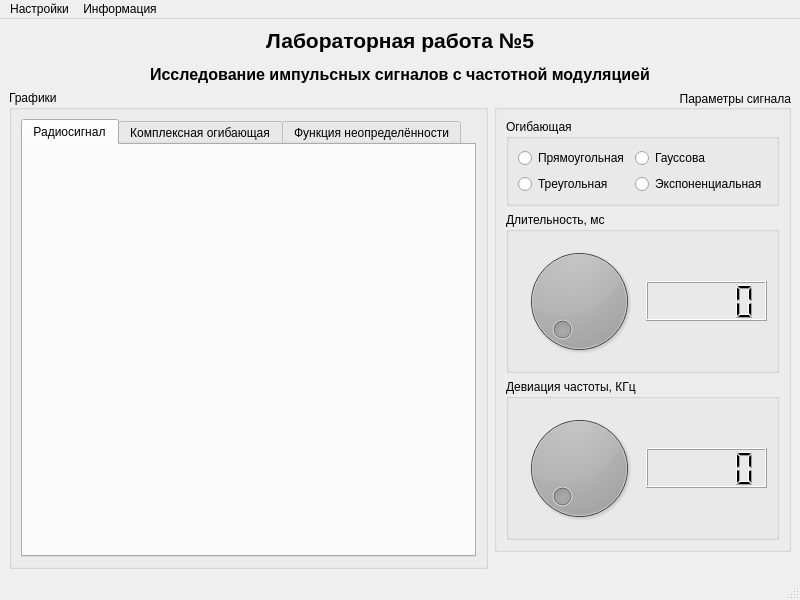
<?xml version="1.0" encoding="UTF-8"?>
<ui version="4.0">
 <class>mainLabWindow</class>
 <widget class="QMainWindow" name="mainLabWindow">
  <property name="geometry">
   <rect>
    <x>0</x>
    <y>0</y>
    <width>800</width>
    <height>600</height>
   </rect>
  </property>
  <property name="sizePolicy">
   <sizepolicy hsizetype="Expanding" vsizetype="Expanding">
    <horstretch>0</horstretch>
    <verstretch>0</verstretch>
   </sizepolicy>
  </property>
  <property name="minimumSize">
   <size>
    <width>800</width>
    <height>600</height>
   </size>
  </property>
  <property name="windowTitle">
   <string>Исследование импульсных сигналов с частотной модуляцией</string>
  </property>
  <widget class="QWidget" name="mainLabWidget">
   <layout class="QVBoxLayout" name="verticalLayout">
    <item>
     <widget class="QLabel" name="titleLab">
      <property name="text">
       <string>&lt;html&gt;&lt;head/&gt;&lt;body&gt;&lt;p align=&quot;center&quot;&gt;&lt;span style=&quot; font-size:16pt; font-weight:600;&quot;&gt;Лабораторная работа №5&lt;/span&gt;&lt;/p&gt;&lt;p align=&quot;center&quot;&gt;&lt;span style=&quot; font-size:12pt; font-weight:600;&quot;&gt;Исследование импульсных сигналов с частотной модуляцией&lt;/span&gt;&lt;/p&gt;&lt;/body&gt;&lt;/html&gt;</string>
      </property>
      <property name="alignment">
       <set>Qt::AlignCenter</set>
      </property>
     </widget>
    </item>
    <item>
     <layout class="QHBoxLayout" name="workHorizontalLayout">
      <item>
       <layout class="QVBoxLayout" name="graphLayout">
        <item>
         <widget class="QGroupBox" name="graphGroupBox">
          <property name="title">
           <string>Графики</string>
          </property>
          <layout class="QVBoxLayout" name="verticalLayout_5">
           <item>
            <layout class="QVBoxLayout" name="graphLayouts">
             <item>
              <widget class="QTabWidget" name="graphTabWidget">
               <property name="currentIndex">
                <number>0</number>
               </property>
               <widget class="QWidget" name="signalTab">
                <attribute name="title">
                 <string>Радиосигнал</string>
                </attribute>
                <layout class="QGridLayout" name="gridLayout_2">
                 <item row="0" column="0">
                  <layout class="QGridLayout" name="signalGridLayout">
                   <item row="0" column="0">
                    <widget class="MplWidget" name="instFreqGraph" native="true">
                     <property name="styleSheet">
                      <string notr="true"/>
                     </property>
                    </widget>
                   </item>
                   <item row="0" column="1">
                    <spacer name="signalHorSpacer1">
                     <property name="orientation">
                      <enum>Qt::Horizontal</enum>
                     </property>
                     <property name="sizeType">
                      <enum>QSizePolicy::Fixed</enum>
                     </property>
                     <property name="sizeHint" stdset="0">
                      <size>
                       <width>5</width>
                       <height>20</height>
                      </size>
                     </property>
                    </spacer>
                   </item>
                   <item row="0" column="2">
                    <widget class="MplWidget" name="instPhaseGraph" native="true">
                     <property name="styleSheet">
                      <string notr="true"/>
                     </property>
                    </widget>
                   </item>
                   <item row="2" column="1">
                    <spacer name="signalHorSpacer2">
                     <property name="orientation">
                      <enum>Qt::Horizontal</enum>
                     </property>
                     <property name="sizeType">
                      <enum>QSizePolicy::Fixed</enum>
                     </property>
                     <property name="sizeHint" stdset="0">
                      <size>
                       <width>5</width>
                       <height>20</height>
                      </size>
                     </property>
                    </spacer>
                   </item>
                   <item row="1" column="2">
                    <spacer name="signalVerSpacer2">
                     <property name="orientation">
                      <enum>Qt::Vertical</enum>
                     </property>
                     <property name="sizeType">
                      <enum>QSizePolicy::Fixed</enum>
                     </property>
                     <property name="sizeHint" stdset="0">
                      <size>
                       <width>20</width>
                       <height>5</height>
                      </size>
                     </property>
                    </spacer>
                   </item>
                   <item row="2" column="2">
                    <widget class="MplWidget" name="signalGraph" native="true">
                     <property name="styleSheet">
                      <string notr="true"/>
                     </property>
                    </widget>
                   </item>
                   <item row="1" column="0">
                    <spacer name="signalVerSpacer1">
                     <property name="orientation">
                      <enum>Qt::Vertical</enum>
                     </property>
                     <property name="sizeType">
                      <enum>QSizePolicy::Fixed</enum>
                     </property>
                     <property name="sizeHint" stdset="0">
                      <size>
                       <width>20</width>
                       <height>5</height>
                      </size>
                     </property>
                    </spacer>
                   </item>
                   <item row="2" column="0">
                    <widget class="MplWidget" name="envelopeGraph" native="true">
                     <property name="autoFillBackground">
                      <bool>false</bool>
                     </property>
                     <property name="styleSheet">
                      <string notr="true"/>
                     </property>
                    </widget>
                   </item>
                  </layout>
                 </item>
                </layout>
               </widget>
               <widget class="QWidget" name="envelopeTab">
                <attribute name="title">
                 <string>Комплексная огибающая</string>
                </attribute>
                <layout class="QVBoxLayout" name="verticalLayout_15">
                 <item>
                  <layout class="QVBoxLayout" name="envelopeVertLayouts">
                   <item>
                    <widget class="MplWidget" name="ampRangeGraph" native="true"/>
                   </item>
                   <item>
                    <spacer name="envelopeVertSpacer">
                     <property name="orientation">
                      <enum>Qt::Vertical</enum>
                     </property>
                     <property name="sizeType">
                      <enum>QSizePolicy::Fixed</enum>
                     </property>
                     <property name="sizeHint" stdset="0">
                      <size>
                       <width>20</width>
                       <height>5</height>
                      </size>
                     </property>
                    </spacer>
                   </item>
                   <item>
                    <widget class="MplWidget" name="autoCorrelationGraph" native="true"/>
                   </item>
                  </layout>
                 </item>
                </layout>
               </widget>
               <widget class="QWidget" name="ambiguityTab">
                <attribute name="title">
                 <string>Функция неопределённости</string>
                </attribute>
                <layout class="QVBoxLayout" name="verticalLayout_17">
                 <item>
                  <layout class="QVBoxLayout" name="ambigutyLayout">
                   <item>
                    <layout class="QVBoxLayout" name="ambigutyLayout3D">
                     <item>
                      <widget class="MplWidget" name="ambigutyGraph3D" native="true"/>
                     </item>
                    </layout>
                   </item>
                   <item>
                    <spacer name="ambVertSpacer">
                     <property name="orientation">
                      <enum>Qt::Vertical</enum>
                     </property>
                     <property name="sizeType">
                      <enum>QSizePolicy::Fixed</enum>
                     </property>
                     <property name="sizeHint" stdset="0">
                      <size>
                       <width>20</width>
                       <height>5</height>
                      </size>
                     </property>
                    </spacer>
                   </item>
                   <item>
                    <layout class="QGridLayout" name="projectionLayouts">
                     <item row="0" column="0">
                      <widget class="MplWidget" name="tauProjectionGraph" native="true"/>
                     </item>
                     <item row="0" column="2">
                      <widget class="MplWidget" name="freqProjectionGraph" native="true"/>
                     </item>
                     <item row="0" column="1">
                      <spacer name="projectionHorSpacer">
                       <property name="orientation">
                        <enum>Qt::Horizontal</enum>
                       </property>
                       <property name="sizeType">
                        <enum>QSizePolicy::Fixed</enum>
                       </property>
                       <property name="sizeHint" stdset="0">
                        <size>
                         <width>5</width>
                         <height>20</height>
                        </size>
                       </property>
                      </spacer>
                     </item>
                    </layout>
                   </item>
                  </layout>
                 </item>
                </layout>
               </widget>
              </widget>
             </item>
            </layout>
           </item>
          </layout>
         </widget>
        </item>
       </layout>
      </item>
      <item>
       <layout class="QVBoxLayout" name="settingLayout">
        <item>
         <widget class="QGroupBox" name="settingGroupBox">
          <property name="sizePolicy">
           <sizepolicy hsizetype="Minimum" vsizetype="Minimum">
            <horstretch>0</horstretch>
            <verstretch>0</verstretch>
           </sizepolicy>
          </property>
          <property name="font">
           <font>
            <weight>50</weight>
            <bold>false</bold>
           </font>
          </property>
          <property name="title">
           <string>Параметры сигнала</string>
          </property>
          <property name="alignment">
           <set>Qt::AlignRight|Qt::AlignTrailing|Qt::AlignVCenter</set>
          </property>
          <layout class="QVBoxLayout" name="verticalLayout_7">
           <item>
            <layout class="QVBoxLayout" name="settingBoxLayout">
             <item>
              <widget class="QGroupBox" name="envelopeSetBox">
               <property name="sizePolicy">
                <sizepolicy hsizetype="Minimum" vsizetype="Minimum">
                 <horstretch>0</horstretch>
                 <verstretch>0</verstretch>
                </sizepolicy>
               </property>
               <property name="title">
                <string>Огибающая</string>
               </property>
               <layout class="QVBoxLayout" name="verticalLayout_9">
                <item>
                 <layout class="QGridLayout" name="envelopeSetGrid">
                  <item row="1" column="0">
                   <widget class="QRadioButton" name="envelopeTriangle">
                    <property name="text">
                     <string>Треугольная</string>
                    </property>
                   </widget>
                  </item>
                  <item row="0" column="0">
                   <widget class="QRadioButton" name="envelopeRectangle">
                    <property name="text">
                     <string>Прямоугольная</string>
                    </property>
                   </widget>
                  </item>
                  <item row="0" column="1">
                   <widget class="QRadioButton" name="envelopeGauss">
                    <property name="text">
                     <string>Гауссова</string>
                    </property>
                   </widget>
                  </item>
                  <item row="1" column="1">
                   <widget class="QRadioButton" name="envelopeExp">
                    <property name="text">
                     <string>Экспоненциальная</string>
                    </property>
                   </widget>
                  </item>
                 </layout>
                </item>
               </layout>
              </widget>
             </item>
             <item>
              <widget class="QGroupBox" name="durationSetBox">
               <property name="sizePolicy">
                <sizepolicy hsizetype="Minimum" vsizetype="Minimum">
                 <horstretch>0</horstretch>
                 <verstretch>0</verstretch>
                </sizepolicy>
               </property>
               <property name="title">
                <string>Длительность, мс</string>
               </property>
               <layout class="QVBoxLayout" name="verticalLayout_11">
                <item>
                 <layout class="QHBoxLayout" name="durationLayout">
                  <item>
                   <widget class="QDial" name="durationDial">
                    <property name="minimumSize">
                     <size>
                      <width>0</width>
                      <height>0</height>
                     </size>
                    </property>
                    <property name="styleSheet">
                     <string notr="true">background-color: qradialgradient(spread:pad, cx:0.5, cy:0.5, radius:0.5, fx:0.5, fy:0.5, stop:0 rgba(0, 0, 0, 255), stop:0.19397 rgba(0, 0, 0, 255), stop:0.202312 rgba(122, 97, 0, 255), stop:0.495514 rgba(76, 58, 0, 255), stop:0.504819 rgba(255, 255, 255, 255), stop:0.79 rgba(255, 255, 255, 255), stop:1 rgba(255, 158, 158, 255));</string>
                    </property>
                    <property name="inputMethodHints">
                     <set>Qt::ImhNone</set>
                    </property>
                    <property name="minimum">
                     <number>1</number>
                    </property>
                    <property name="maximum">
                     <number>10</number>
                    </property>
                    <property name="wrapping">
                     <bool>false</bool>
                    </property>
                    <property name="notchesVisible">
                     <bool>false</bool>
                    </property>
                   </widget>
                  </item>
                  <item>
                   <layout class="QVBoxLayout" name="durationLayoutLCD">
                    <item>
                     <spacer name="durationVerSpacerUp">
                      <property name="orientation">
                       <enum>Qt::Vertical</enum>
                      </property>
                      <property name="sizeHint" stdset="0">
                       <size>
                        <width>20</width>
                        <height>40</height>
                       </size>
                      </property>
                     </spacer>
                    </item>
                    <item>
                     <widget class="QLCDNumber" name="durationLCD">
                      <property name="minimumSize">
                       <size>
                        <width>108</width>
                        <height>40</height>
                       </size>
                      </property>
                      <property name="styleSheet">
                       <string notr="true"/>
                      </property>
                     </widget>
                    </item>
                    <item>
                     <spacer name="durationVerSpacerDown">
                      <property name="orientation">
                       <enum>Qt::Vertical</enum>
                      </property>
                      <property name="sizeHint" stdset="0">
                       <size>
                        <width>20</width>
                        <height>40</height>
                       </size>
                      </property>
                     </spacer>
                    </item>
                   </layout>
                  </item>
                 </layout>
                </item>
               </layout>
              </widget>
             </item>
             <item>
              <widget class="QGroupBox" name="deviationSetBox">
               <property name="sizePolicy">
                <sizepolicy hsizetype="Minimum" vsizetype="Minimum">
                 <horstretch>0</horstretch>
                 <verstretch>0</verstretch>
                </sizepolicy>
               </property>
               <property name="title">
                <string>Девиация частоты, КГц</string>
               </property>
               <layout class="QVBoxLayout" name="verticalLayout_13">
                <item>
                 <layout class="QHBoxLayout" name="deviationLayout">
                  <item>
                   <widget class="QDial" name="deviationDial">
                    <property name="styleSheet">
                     <string notr="true">background-color: qradialgradient(spread:pad, cx:0.5, cy:0.5, radius:0.5, fx:0.5, fy:0.5, stop:0 rgba(0, 0, 0, 255), stop:0.19397 rgba(0, 0, 0, 255), stop:0.202312 rgba(122, 97, 0, 255), stop:0.495514 rgba(76, 58, 0, 255), stop:0.504819 rgba(255, 255, 255, 255), stop:0.79 rgba(255, 255, 255, 255), stop:1 rgba(255, 158, 158, 255));</string>
                    </property>
                    <property name="maximum">
                     <number>250</number>
                    </property>
                   </widget>
                  </item>
                  <item>
                   <layout class="QVBoxLayout" name="deviationLayoutLCD">
                    <item>
                     <spacer name="deviationVerSpacerUp">
                      <property name="orientation">
                       <enum>Qt::Vertical</enum>
                      </property>
                      <property name="sizeHint" stdset="0">
                       <size>
                        <width>20</width>
                        <height>40</height>
                       </size>
                      </property>
                     </spacer>
                    </item>
                    <item>
                     <widget class="QLCDNumber" name="deviationLCD">
                      <property name="minimumSize">
                       <size>
                        <width>0</width>
                        <height>40</height>
                       </size>
                      </property>
                     </widget>
                    </item>
                    <item>
                     <spacer name="deviationVerSpacerDown">
                      <property name="orientation">
                       <enum>Qt::Vertical</enum>
                      </property>
                      <property name="sizeHint" stdset="0">
                       <size>
                        <width>20</width>
                        <height>40</height>
                       </size>
                      </property>
                     </spacer>
                    </item>
                   </layout>
                  </item>
                 </layout>
                </item>
               </layout>
              </widget>
             </item>
            </layout>
           </item>
          </layout>
         </widget>
        </item>
        <item>
         <spacer name="verticalSpacer_3">
          <property name="orientation">
           <enum>Qt::Vertical</enum>
          </property>
          <property name="sizeHint" stdset="0">
           <size>
            <width>20</width>
            <height>40</height>
           </size>
          </property>
         </spacer>
        </item>
       </layout>
      </item>
     </layout>
    </item>
   </layout>
  </widget>
  <widget class="QMenuBar" name="menubar">
   <property name="geometry">
    <rect>
     <x>0</x>
     <y>0</y>
     <width>800</width>
     <height>21</height>
    </rect>
   </property>
   <widget class="QMenu" name="setting">
    <property name="title">
     <string>Настройки</string>
    </property>
   </widget>
   <widget class="QMenu" name="info">
    <property name="title">
     <string>Информация</string>
    </property>
   </widget>
   <addaction name="setting"/>
   <addaction name="info"/>
  </widget>
  <widget class="QStatusBar" name="statusbar">
   <property name="enabled">
    <bool>true</bool>
   </property>
  </widget>
 </widget>
 <customwidgets>
  <customwidget>
   <class>MplWidget</class>
   <extends>QWidget</extends>
   <header>mplwidget.h</header>
   <container>1</container>
  </customwidget>
 </customwidgets>
 <resources/>
 <connections/>
 <designerdata>
  <property name="gridDeltaX">
   <number>10</number>
  </property>
  <property name="gridDeltaY">
   <number>10</number>
  </property>
  <property name="gridSnapX">
   <bool>true</bool>
  </property>
  <property name="gridSnapY">
   <bool>true</bool>
  </property>
  <property name="gridVisible">
   <bool>true</bool>
  </property>
 </designerdata>
</ui>
